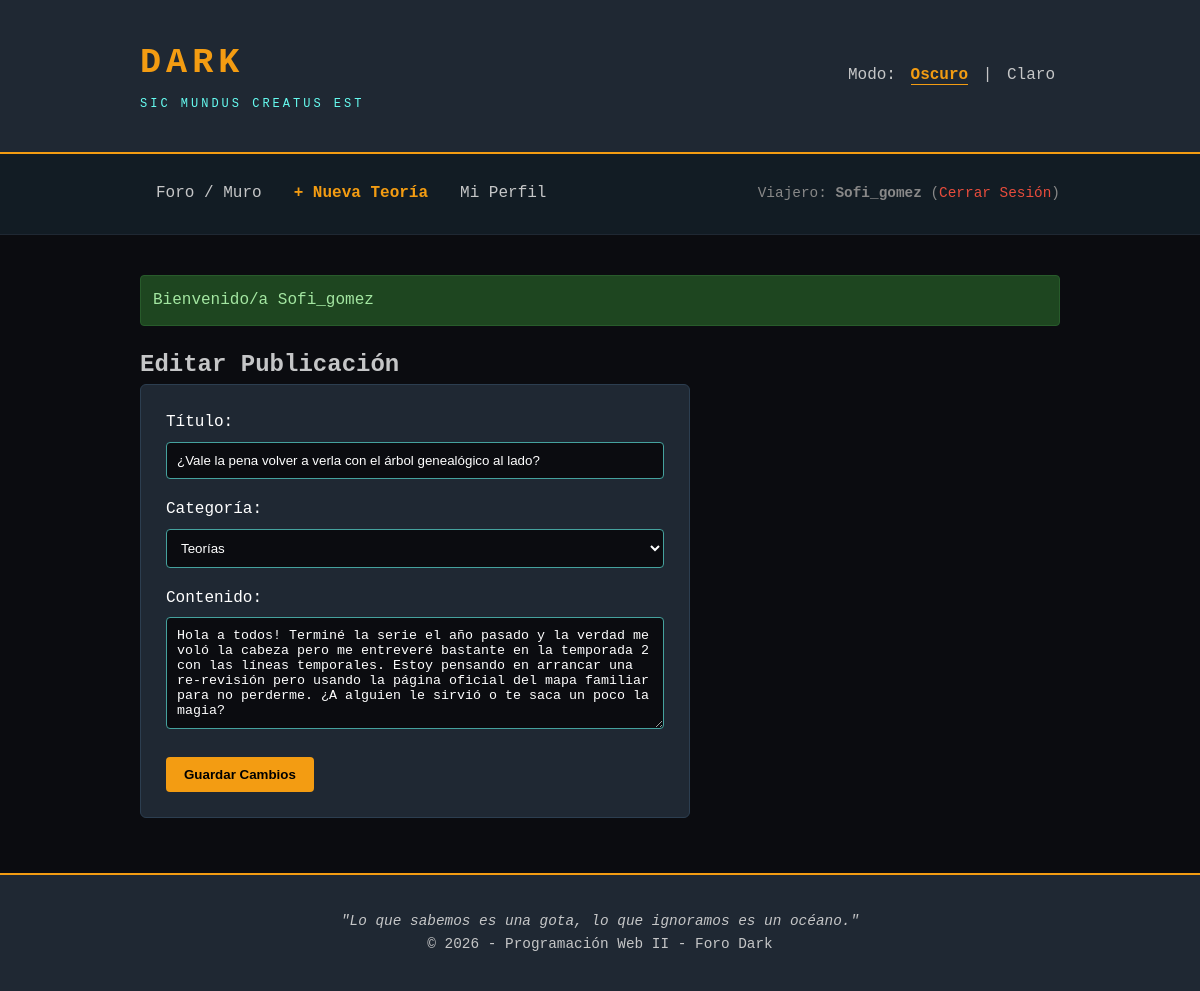
Page /editar_publicacion.php?id=2 (signed in) on the committed database.
### tables this page shows
CREATE TABLE `publicaciones` (
  `id` INT AUTO_INCREMENT PRIMARY KEY,
  `usuario_id` INT NOT NULL,
  `titulo` VARCHAR(200) NOT NULL,
  `categoria` VARCHAR(50) NOT NULL,
  `contenido` TEXT NOT NULL,
  `fecha_creacion` DATETIME DEFAULT CURRENT_TIMESTAMP,
  FOREIGN KEY (`usuario_id`) REFERENCES `usuarios`(`id`) ON DELETE CASCADE
);

### editar_publicacion.php (the view, shortened to what this page needs)
<?php
require_once 'includes/conexion.php';
$id_post = $_GET['id'] ?? 0;
$sql_check = "SELECT * FROM publicaciones WHERE id = ? AND usuario_id = ?";
$stmt_check = mysqli_prepare($conexion, $sql_check);
mysqli_stmt_bind_param($stmt_check, "ii", $id_post, $_SESSION['usuario_id']);
mysqli_stmt_execute($stmt_check);
$res_check = mysqli_stmt_get_result($stmt_check);
$post = mysqli_fetch_assoc($res_check);
require_once 'includes/header.php';
require_once 'includes/nav.php';
?>
<h2>Editar Publicación</h2>
<form action="editar_publicacion.php?id=<?php echo $id_post; ?>" method="POST" class="formulario">
    <div class="campo">
        <label for="titulo">Título:</label>
        <input type="text" id="titulo" name="titulo" value="<?php echo e($post['titulo']); ?>" required>
    </div>
    <div class="campo">
        <label for="categoria">Categoría:</label>
        <select id="categoria" name="categoria" required>
            <option value="Teorías" <?php echo $post['categoria'] === 'Teorías' ? 'selected' : ''; ?>>Teorías</option>
        </select>
    </div>
    <div class="campo">
        <label for="contenido">Contenido:</label>
        <textarea id="contenido" name="contenido" rows="6" required><?php echo e($post['contenido']); ?></textarea>
    </div>
    <button type="submit" class="btn">Guardar Cambios</button>
</form>
<?php require_once 'includes/footer.php'; ?>

### css/tema-oscuro.css (style rules this page uses)
* { box-sizing: border-box; margin: 0; padding: 0; }
body { font-family: 'Courier New', Courier, monospace, sans-serif; background-color: #0b0c10; color: #c5c6c7; line-height: 1.6; }
.formulario { background: #1f2833; padding: 25px; border-radius: 6px; max-width: 550px; border: 1px solid #2c3e50; }
.campo { margin-bottom: 18px; }
.campo label { display: block; margin-bottom: 6px; color: #fff; }
.campo input[type="text"], .campo input[type="email"], .campo input[type="password"], .campo select, .campo textarea { width: 100%; padding: 10px; background: #0b0c10; border: 1px solid #45a29e; color: #fff; border-radius: 4px; }
.btn { background: #f39c12; color: #000; padding: 10px 18px; border: none; border-radius: 4px; font-weight: bold; cursor: pointer; text-decoration: none; display: inline-block; }

### rows in the picture
publicaciones: titulo "¿Vale la pena volver a verla con el árbol genealógico al lado?", categoria "Teorías", contenido "Hola a todos! Terminé la serie el año pasado y la verdad me voló la cabeza pero me entreveré bastante en la temporada 2 con las líneas temporales. Estoy pensando en arrancar una re-revisión pero usando la página oficial del mapa familiar para no perderme. ¿A alguien le sirvió o te saca un poco la magia?"

### other values in the picture
$_SESSION['usuario_nombre'] "Sofi_gomez"
$_SESSION['flash_mensaje'] "Bienvenido/a Sofi_gomez"
